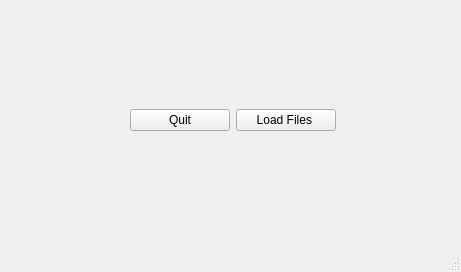
<?xml version="1.0" encoding="UTF-8"?>
<ui version="4.0">
 <class>MainWindow</class>
 <widget class="QMainWindow" name="MainWindow">
  <property name="geometry">
   <rect>
    <x>0</x>
    <y>0</y>
    <width>461</width>
    <height>272</height>
   </rect>
  </property>
  <property name="windowTitle">
   <string>MainWindow</string>
  </property>
  <widget class="QWidget" name="centralwidget">
   <widget class="QWidget" name="horizontalLayoutWidget">
    <property name="geometry">
     <rect>
      <x>130</x>
      <y>80</y>
      <width>206</width>
      <height>80</height>
     </rect>
    </property>
    <layout class="QHBoxLayout" name="horizontalLayout">
     <item>
      <widget class="QPushButton" name="pushButton_2">
       <property name="text">
        <string>Quit</string>
       </property>
      </widget>
     </item>
     <item>
      <widget class="QPushButton" name="pushButton">
       <property name="text">
        <string>Load Files </string>
       </property>
      </widget>
     </item>
    </layout>
   </widget>
  </widget>
  <widget class="QStatusBar" name="statusbar"/>
  <widget class="QMenuBar" name="menuBar">
   <property name="geometry">
    <rect>
     <x>0</x>
     <y>0</y>
     <width>461</width>
     <height>25</height>
    </rect>
   </property>
  </widget>
  <action name="actionSelect">
   <property name="text">
    <string>select</string>
   </property>
  </action>
  <action name="actionOpen">
   <property name="text">
    <string>open</string>
   </property>
  </action>
  <action name="actionSave">
   <property name="text">
    <string>save</string>
   </property>
  </action>
  <action name="actionSave_as">
   <property name="text">
    <string>save as </string>
   </property>
  </action>
 </widget>
 <resources/>
 <connections/>
</ui>
